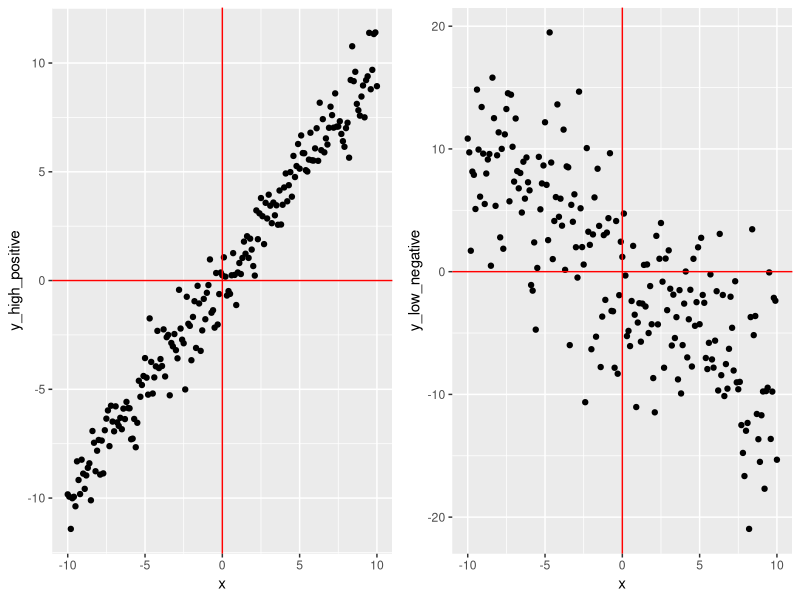
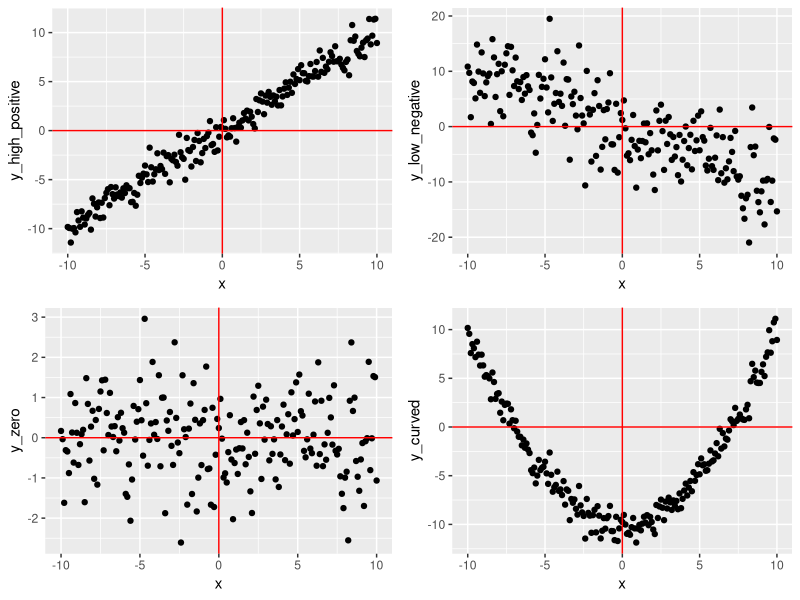

These figures' R source, in order:
library(ggplot2)
library(dplyr)
library(gridExtra) # For multiple plotting

# Make up some data
x <- -100:100/10

noise <- rnorm(length(x), 0, 1)

y_high_positive <- 0 + 1*x + noise
y_low_negative <- 0 - 1*x + 5*noise
y_zero <- 0 + 0*x + noise
y_curved <- -10 + (x^2)/5 + noise

# Put it all in a data_frame
cor_data <- data_frame(x, y_high_positive, y_low_negative, y_zero, y_curved)

# Define a plot and save it as p_high
p_high <- ggplot(cor_data, aes(x=x,y=y_high_positive)) + 
  geom_point() +
  geom_hline(yintercept=0, color="red") +
  geom_vline(xintercept=0, color="red")
  
# The power of ggplot2 here...same plot, different variables!
p_low <- p_high + aes(x=x, y=y_low_negative)
p_zero <- p_high + aes(x=x, y=y_zero)
p_curved <- p_high + aes(y=y_curved)

# Fancy multiple plots
grid.arrange(p_high, p_low, ncol=2)
grid.arrange(p_high, p_low, p_zero, p_curved, ncol=2, nrow=2)

# Calculate the correlations
cor(cor_data)

